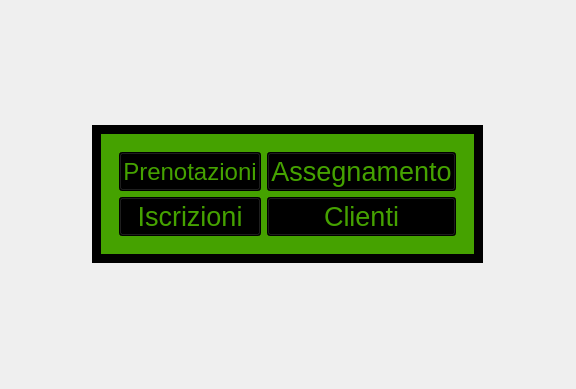
<?xml version="1.0" encoding="UTF-8"?>
<ui version="4.0">
 <class>VistaHome</class>
 <widget class="QWidget" name="VistaHome">
  <property name="windowModality">
   <enum>Qt::NonModal</enum>
  </property>
  <property name="geometry">
   <rect>
    <x>0</x>
    <y>0</y>
    <width>576</width>
    <height>389</height>
   </rect>
  </property>
  <property name="minimumSize">
   <size>
    <width>576</width>
    <height>389</height>
   </size>
  </property>
  <property name="windowTitle">
   <string>Gestore Centro Sportivo PRO</string>
  </property>
  <property name="windowOpacity">
   <double>1.000000000000000</double>
  </property>
  <property name="autoFillBackground">
   <bool>false</bool>
  </property>
  <layout class="QGridLayout" name="gridLayout_2">
   <item row="1" column="0">
    <widget class="QWidget" name="widget" native="true">
     <property name="styleSheet">
      <string notr="true">image: url(:/immagini/sfondo.jpg);</string>
     </property>
     <property name="inputMethodHints">
      <set>Qt::ImhNone</set>
     </property>
     <layout class="QGridLayout" name="gridLayout">
      <item row="0" column="0" alignment="Qt::AlignHCenter|Qt::AlignVCenter">
       <widget class="QWidget" name="widget_3" native="true">
        <property name="styleSheet">
         <string notr="true">background-color: rgb(0, 0, 0);</string>
        </property>
        <layout class="QGridLayout" name="gridLayout_4">
         <item row="0" column="0" alignment="Qt::AlignHCenter|Qt::AlignVCenter">
          <widget class="QWidget" name="widget_4" native="true">
           <property name="styleSheet">
            <string notr="true">background-color: rgb(69, 162, 0);button</string>
           </property>
           <layout class="QGridLayout" name="gridLayout_5">
            <item row="0" column="0" alignment="Qt::AlignHCenter|Qt::AlignVCenter">
             <widget class="QWidget" name="widget_2" native="true">
              <layout class="QGridLayout" name="gridLayout_3">
               <item row="4" column="1">
                <widget class="QPushButton" name="assegnamento_button_2">
                 <property name="sizePolicy">
                  <sizepolicy hsizetype="Minimum" vsizetype="Expanding">
                   <horstretch>0</horstretch>
                   <verstretch>0</verstretch>
                  </sizepolicy>
                 </property>
                 <property name="font">
                  <font>
                   <pointsize>20</pointsize>
                  </font>
                 </property>
                 <property name="styleSheet">
                  <string notr="true">color: rgb(69, 162, 0);
background-color: rgb(0, 0, 0);</string>
                 </property>
                 <property name="text">
                  <string>Assegnamento</string>
                 </property>
                </widget>
               </item>
               <item row="5" column="0">
                <widget class="QPushButton" name="iscrizioni_button_2">
                 <property name="sizePolicy">
                  <sizepolicy hsizetype="Minimum" vsizetype="Expanding">
                   <horstretch>0</horstretch>
                   <verstretch>0</verstretch>
                  </sizepolicy>
                 </property>
                 <property name="font">
                  <font>
                   <pointsize>20</pointsize>
                  </font>
                 </property>
                 <property name="styleSheet">
                  <string notr="true">color: rgb(69, 162, 0);
background-color: rgb(0, 0, 0);</string>
                 </property>
                 <property name="text">
                  <string>Iscrizioni</string>
                 </property>
                </widget>
               </item>
               <item row="5" column="1">
                <widget class="QPushButton" name="clienti_button_2">
                 <property name="sizePolicy">
                  <sizepolicy hsizetype="Minimum" vsizetype="Expanding">
                   <horstretch>0</horstretch>
                   <verstretch>0</verstretch>
                  </sizepolicy>
                 </property>
                 <property name="font">
                  <font>
                   <pointsize>20</pointsize>
                  </font>
                 </property>
                 <property name="styleSheet">
                  <string notr="true">color: rgb(69, 162, 0);
background-color: rgb(0, 0, 0);</string>
                 </property>
                 <property name="text">
                  <string>Clienti</string>
                 </property>
                </widget>
               </item>
               <item row="4" column="0">
                <widget class="QPushButton" name="prenotazioni_button_2">
                 <property name="sizePolicy">
                  <sizepolicy hsizetype="Minimum" vsizetype="Expanding">
                   <horstretch>0</horstretch>
                   <verstretch>0</verstretch>
                  </sizepolicy>
                 </property>
                 <property name="font">
                  <font>
                   <pointsize>18</pointsize>
                  </font>
                 </property>
                 <property name="styleSheet">
                  <string notr="true">color: rgb(69, 162, 0);
background-color: rgb(0, 0, 0);</string>
                 </property>
                 <property name="text">
                  <string>Prenotazioni</string>
                 </property>
                </widget>
               </item>
              </layout>
             </widget>
            </item>
           </layout>
          </widget>
         </item>
        </layout>
       </widget>
      </item>
     </layout>
    </widget>
   </item>
  </layout>
 </widget>
 <resources/>
 <connections/>
</ui>
